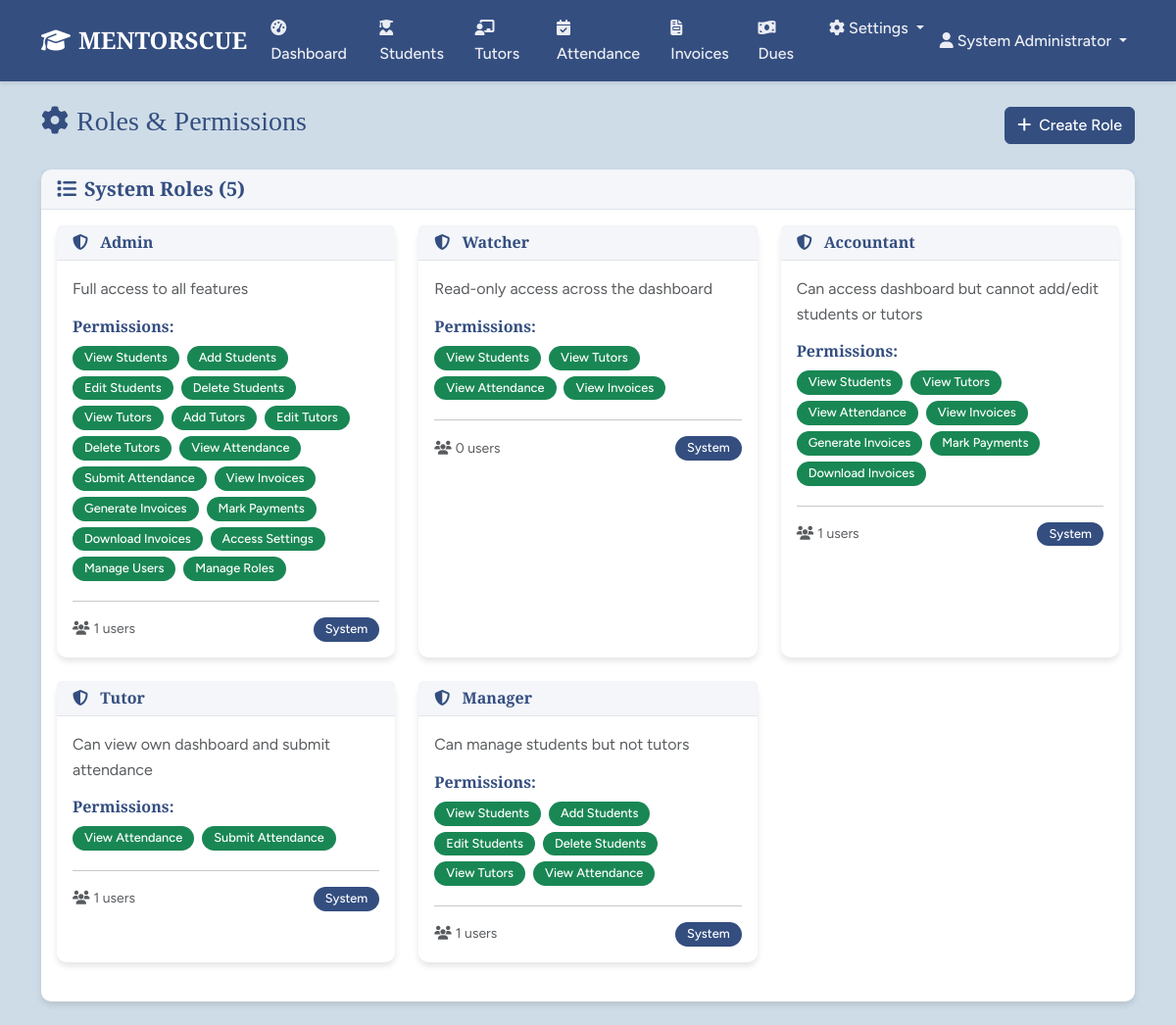
/admin/roles (signed in), run on the app's committed database.
### models.py (models this page shows, shortened)
class User(UserMixin, db.Model):
    id = db.Column(db.Integer, primary_key=True)
    username = db.Column(db.String(80), unique=True, nullable=False)
    password_hash = db.Column(db.String(256), nullable=False)
    email = db.Column(db.String(120), unique=True, nullable=True)
    full_name = db.Column(db.String(120), nullable=True)
    mobile = db.Column(db.String(20), nullable=True)
    created_at = db.Column(db.DateTime, default=datetime.utcnow)
    last_login = db.Column(db.DateTime)
    is_active = db.Column(db.Boolean, default=True)
    remember_me = db.Column(db.Boolean, default=False)
    roles = db.relationship('Role', secondary=user_roles, backref='users')
    def has_role(self, role_name):
        return any(role.name == role_name for role in self.roles)
    def has_permission(self, permission):
        return any(role.has_permission(permission) for role in self.roles)
    def is_tutor_user(self):
        return self.has_role('Tutor')

class Role(db.Model):
    id = db.Column(db.Integer, primary_key=True)
    name = db.Column(db.String(80), unique=True, nullable=False)
    description = db.Column(db.String(255))
    permissions = db.Column(db.Integer, default=0)
    is_default = db.Column(db.Boolean, default=False)
    is_custom = db.Column(db.Boolean, default=False)
    created_at = db.Column(db.DateTime, default=datetime.utcnow)
    def has_permission(self, perm):
        return self.permissions & perm == perm

### routes.py (the view)
@app.route('/admin/roles')
@login_required
@permission_required(Permission.MANAGE_ROLES)
def roles_permissions():
    roles = Role.query.all()
    return render_template('roles_permissions.html', roles=roles)

### app.py (called while the page is built)
@login_manager.user_loader
def load_user(user_id):
    from models import User
    return User.query.get(int(user_id))

### routes.py (called while the page is built)
@app.context_processor
def inject_permissions():
    return dict(Permission=Permission, User=User, Role=Role, Student=Student, Tutor=Tutor,
                Attendance=Attendance, StudentInvoice=StudentInvoice,
                TutorReceipt=TutorReceipt, Announcement=Announcement, Settings=Settings,
                datetime=datetime, db=db, timedelta=timedelta)

### utils.py (called while the page is built)
def permission_required(permission):
    def decorator(f):
        from functools import wraps
        @wraps(f)
        def decorated_function(*args, **kwargs):
            from flask_login import current_user
            from flask import abort
            if not current_user.is_authenticated:
                return redirect(url_for('auth.login'))
            if not current_user.has_permission(permission):
                abort(403)
            return f(*args, **kwargs)
        return decorated_function
    return decorator

### templates/roles_permissions.html (shortened to what this page needs)
{% extends "base.html" %}
{% block content %}
<div class="container">
    <div class="row">
        <div class="col-12">
            <div class="d-flex justify-content-between align-items-center mb-4">
                <h1 class="h3 text-primary">
                    <i class="fas fa-cog me-2"></i>Roles & Permissions
                </h1>
                <button class="btn btn-primary" data-bs-toggle="modal" data-bs-target="#addRoleModal">
                    <i class="fas fa-plus me-2"></i>Create Role
                </button>
            </div>
        </div>
    </div>
    <div class="row">
        <div class="col-12">
            <div class="card">
                <div class="card-header">
                    <h5 class="card-title mb-0">
                        <i class="fas fa-list me-2"></i>System Roles ({{ roles|length }})
                    </h5>
                </div>
                <div class="card-body">
                    {% if roles %}
                    <div class="row">
                        {% for role in roles %}
                        <div class="col-md-6 col-lg-4 mb-4">
                            <div class="card h-100 {% if not role.is_custom %}border-primary{% endif %}">
                                <div class="card-header d-flex justify-content-between align-items-center">
                                    <h6 class="card-title mb-0">
                                        {% if not role.is_custom %}
                                            <i class="fas fa-shield-alt text-primary me-2"></i>
                                        {% else %}
                                            <i class="fas fa-user-tag text-secondary me-2"></i>
                                        {% endif %}
                                        {{ role.name }}
                                    </h6>
                                </div>
                                <div class="card-body">
                                    <p class="card-text text-muted mb-3">{{ role.description }}</p>
                                    <h6 class="text-primary mb-2">Permissions:</h6>
                                    <div class="permissions-list">
                                        {% for perm_value, perm_name in permission_names.items() %}
                                            {% if role.has_permission(perm_value) %}
                                                <span class="badge bg-success me-1 mb-1">{{ perm_name }}</span>
                                            {% endif %}
                                        {% endfor %}
                                    </div>
                                    <hr>
                                    <div class="d-flex justify-content-between align-items-center">
                                        <small class="text-muted">
                                            <i class="fas fa-users me-1"></i>{{ role.users|length }} users
                                        </small>
                                        {% if not role.is_custom %}
                                            <span class="badge bg-primary">System</span>
                                        {% else %}
                                            <span class="badge bg-secondary">Custom</span>
                                        {% endif %}
                                    </div>
                                </div>
                            </div>
                        </div>
                        {% endfor %}
                    </div>
                    {% else %}
                    <div class="text-center py-5">
                        <i class="fas fa-user-tag fa-4x text-muted mb-4"></i>
                        <h4 class="text-muted">No Roles Found</h4>
                        <p class="text-muted">Start by creating your first role</p>
                    </div>
                    {% endif %}
                </div>
            </div>
        </div>
    </div>
</div>
{% endblock %}

### templates/base.html (shortened to what this page needs)
<!DOCTYPE html>
<html lang="en">
<head>
    <link href="https://cdn.jsdelivr.net/npm/bootstrap@5.3.0/dist/css/bootstrap.min.css" rel="stylesheet">
    <link href="https://cdnjs.cloudflare.com/ajax/libs/font-awesome/6.4.0/css/all.min.css" rel="stylesheet">
    <link href="{{ url_for('static', filename='css/style.css') }}" rel="stylesheet">
</head>
<body>
    {% if current_user.is_authenticated %}
    <nav class="navbar navbar-expand-lg navbar-dark bg-primary">
        <div class="container">
            <a class="navbar-brand fw-bold" href="{{ url_for('dashboard') }}">
                <i class="fas fa-graduation-cap me-2"></i>MENTORSCUE
            </a>
            <div class="collapse navbar-collapse" id="navbarNav">
                <ul class="navbar-nav me-auto">
                    {% if current_user.is_tutor_user() %}
                        <li class="nav-item">
                            <a class="nav-link" href="{{ url_for('tutor_dashboard') }}">
                                <i class="fas fa-tachometer-alt me-1"></i>Dashboard
                            </a>
                        </li>
                        <li class="nav-item">
                            <a class="nav-link" href="{{ url_for('attendance') }}">
                                <i class="fas fa-calendar-check me-1"></i>Attendance
                            </a>
                        </li>
                    {% else %}
                        <li class="nav-item">
                            <a class="nav-link" href="{{ url_for('dashboard') }}">
                                <i class="fas fa-tachometer-alt me-1"></i>Dashboard
                            </a>
                        </li>
                        {% if current_user.has_permission(Permission.VIEW_STUDENTS) %}
                        <li class="nav-item">
                            <a class="nav-link" href="{{ url_for('students_list') }}">
                                <i class="fas fa-user-graduate me-1"></i>Students
                            </a>
                        </li>
                        {% endif %}
                        {% if current_user.has_permission(Permission.VIEW_TUTORS) %}
                        <li class="nav-item">
                            <a class="nav-link" href="{{ url_for('tutors_list') }}">
                                <i class="fas fa-chalkboard-teacher me-1"></i>Tutors
                            </a>
                        </li>
                        {% endif %}
                        {% if current_user.has_permission(Permission.VIEW_ATTENDANCE) %}
                        <li class="nav-item">
                            <a class="nav-link" href="{{ url_for('attendance') }}">
                                <i class="fas fa-calendar-check me-1"></i>Attendance
                            </a>
                        </li>
                        {% endif %}
                        {% if current_user.has_permission(Permission.VIEW_INVOICES) %}
                        <li class="nav-item">
                            <a class="nav-link" href="{{ url_for('invoices') }}">
                                <i class="fas fa-file-invoice me-1"></i>Invoices
                            </a>
                        </li>
                        {% endif %}
                        {% if current_user.has_permission(Permission.VIEW_STUDENTS) %}
                        <li class="nav-item">
                            <a class="nav-link" href="{{ url_for('dues') }}">
                                <i class="fas fa-money-bill-wave me-1"></i>Dues
                            </a>
                        </li>
                        {% endif %}
                        {% if current_user.has_permission(Permission.ACCESS_SETTINGS) %}
                        <li class="nav-item dropdown">
                            <a class="nav-link dropdown-toggle" href="#" id="settingsDropdown" role="button" data-bs-toggle="dropdown">
                                <i class="fas fa-cog me-1"></i>Settings
                            </a>
                        </li>
                        {% endif %}
                    {% endif %}
                </ul>
                <ul class="navbar-nav">
                    <li class="nav-item dropdown">
                        <a class="nav-link dropdown-toggle" href="#" data-bs-toggle="dropdown">
                            <i class="fas fa-user me-1"></i>{{ current_user.full_name or current_user.username }}
                        </a>
                    </li>
                </ul>
            </div>
        </div>
    </nav>
    {% endif %}
    <main class="py-4">
        {% block content %}{% endblock %}
    </main>
</body>
</html>

### static/css/style.css (style rules this page uses)
:root { --primary-color: #344e80; --secondary-color: #43a24c; --background-color: #cedce7; --text-color: #293958; --title-font: 'Cormorant Garamond', serif; --body-font: 'Figtree', sans-serif; }
body { font-family: var(--body-font); background-color: var(--background-color); color: var(--text-color); line-height: 1.6; }
h1, h2, h3, h4, h5, h6 { font-family: var(--title-font); font-weight: 600; color: var(--primary-color); }
.navbar { background-color: var(--primary-color) !important; box-shadow: 0 2px 4px rgba(0,0,0,0.1); }
.navbar-brand { font-family: var(--title-font); font-weight: 700; font-size: 1.5rem; }
.navbar-nav .nav-link { color: rgba(255,255,255,0.9) !important; font-weight: 500; transition: all 0.3s ease; }
.btn-primary { background-color: var(--primary-color); border-color: var(--primary-color); font-weight: 500; }
.card { border: none; border-radius: 10px; box-shadow: 0 4px 6px rgba(0,0,0,0.1); transition: all 0.3s ease; }
.card-header { background-color: rgba(52, 78, 128, 0.05); border-bottom: 1px solid rgba(52, 78, 128, 0.1); font-weight: 600; }
.card-title { color: var(--primary-color); font-family: var(--title-font); }
.badge { font-weight: 500; font-size: 0.8rem; padding: 6px 12px; border-radius: 20px; }
.text-primary { color: var(--primary-color) !important; }
.bg-primary { background-color: var(--primary-color) !important; }

### data on the page
User: full_name "System Administrator"
Role: is_custom False (drawn), name "Admin", description "Full access to all features", permission_names "View Students" "Add Students" "Edit Students" "Delete Students" "View Tutors" "Add Tutors" "Edit Tutors" "Delete Tutors" "View Attendance" "Submit Attendance" "View Invoices" "Generate Invoices" "Mark Payments" "Download Invoices" "Access Settings" "Manage Users" "Manage Roles", users|length "1"
Role: is_custom False (drawn), name "Watcher", description "Read-only access across the dashboard", permission_names "View Students" "View Tutors" "View Attendance" "View Invoices", users|length "0"
Role: is_custom False (drawn), name "Accountant", description "Can access dashboard but cannot add/edit students or tutors", permission_names "View Students" "View Tutors" "View Attendance" "View Invoices" "Generate Invoices" "Mark Payments" "Download Invoices", users|length "1"
Role: is_custom False (drawn), name "Tutor", description "Can view own dashboard and submit attendance", permission_names "View Attendance" "Submit Attendance", users|length "1"
Role: is_custom False (drawn), name "Manager", description "Can manage students but not tutors", permission_names "View Students" "Add Students" "Edit Students" "Delete Students" "View Tutors" "View Attendance", users|length "1"

### other printed values
{{ roles|length }} "5"
